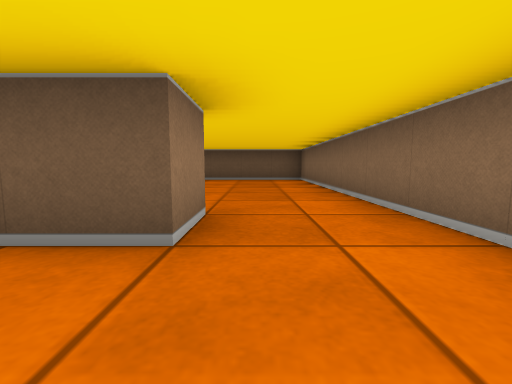
View 1 (above)

15 first-person views from a walk through a cub3D level. The camera is about half as high as the walls, tilts 6° down and sees 90° across. The floor is counted in squares. Each view is taken from the middle of a square. On the plan, view 1 faces up. The plan holds only what a view shows up to about 9 squares ahead; the rest is blank.

View 2
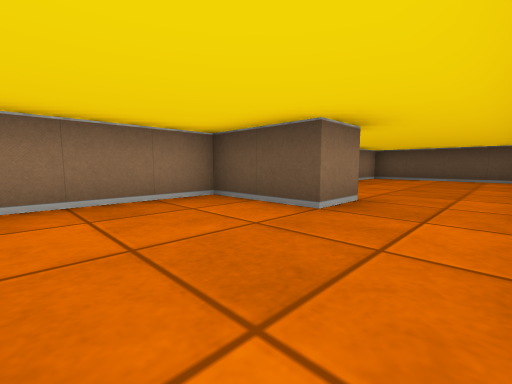

View 3
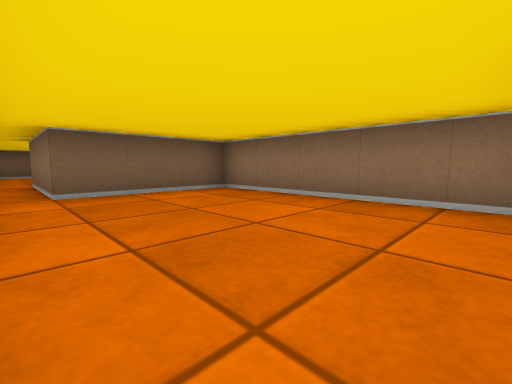

View 4
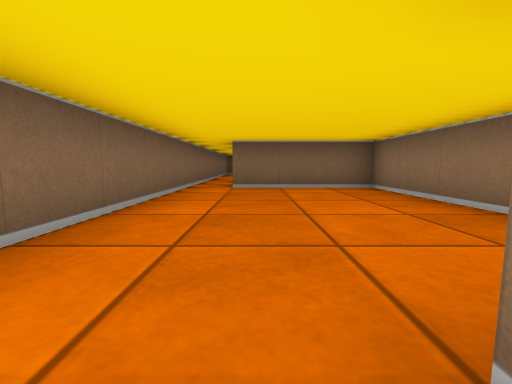

View 5
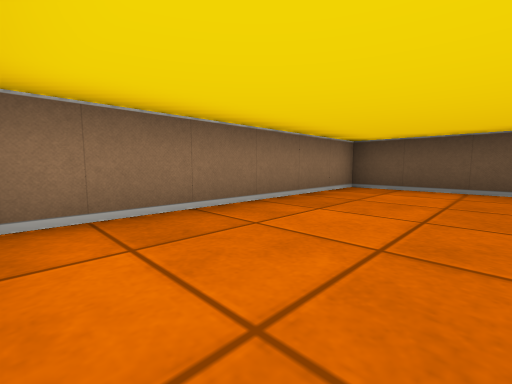

View 6
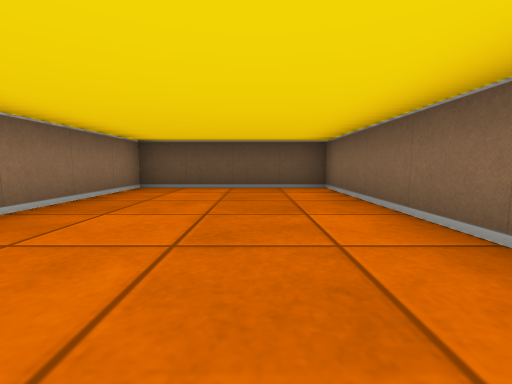

View 7
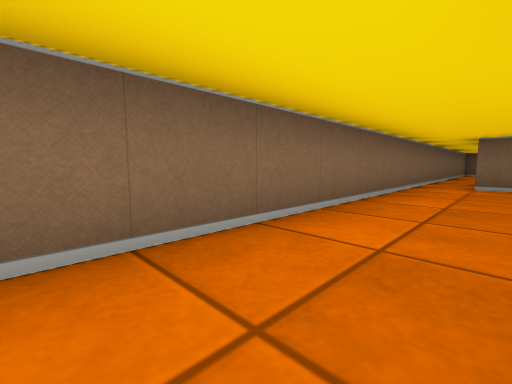

View 8
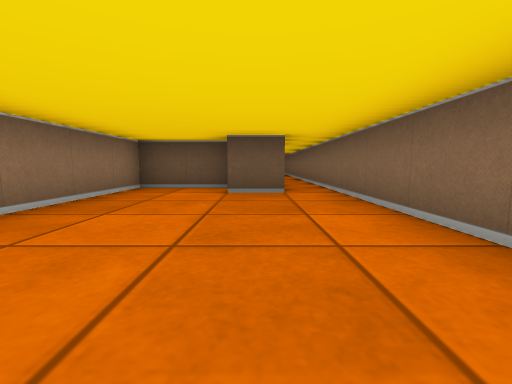

View 9
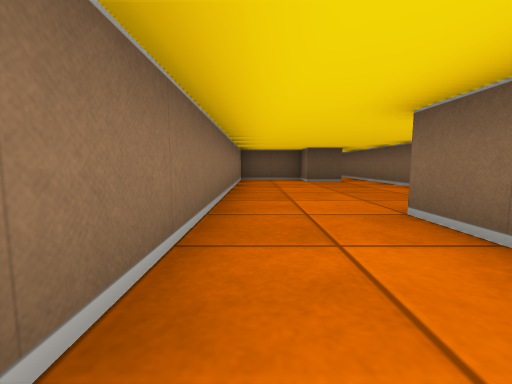

View 10
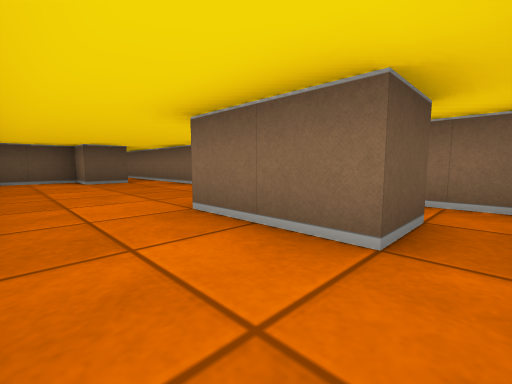

View 11
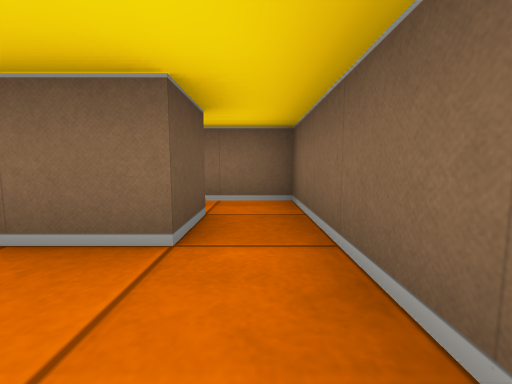

View 12
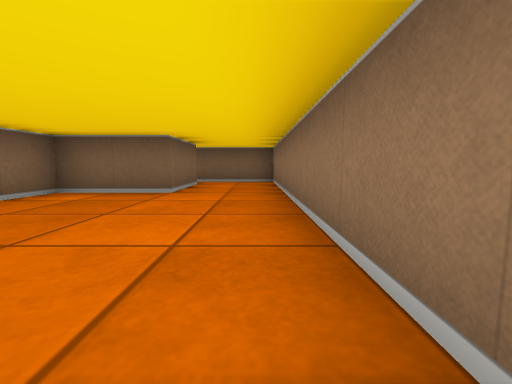

View 13
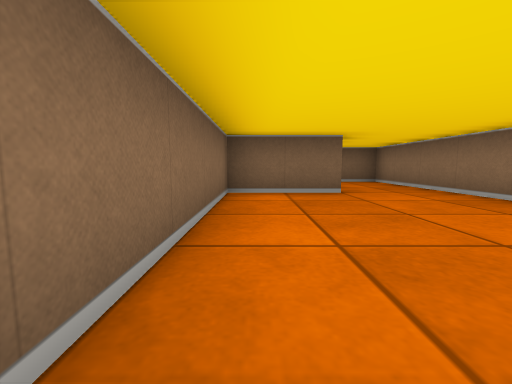

View 14
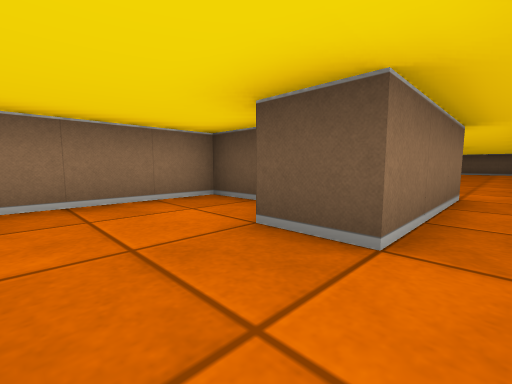

View 15
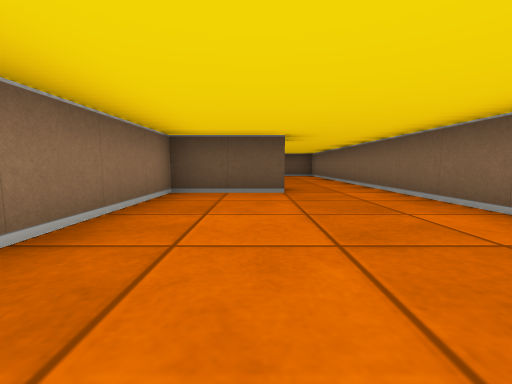

### Floor plan
Points are (right, up) in squares from view 1. A wall is a line through its corners. A room is listed if a view was taken in it or the views show most of it. See-through windows are left out.
Room 1 (views 1, 2, 3, 4, 15)
walls: (1.5, -3.5) (1.5, 2.5); (-0.5, 2.6) (-0.5, 1.5) (-2.5, 1.5) (-2.5, -3.5) (0.5, -3.5)
ways out: opening at (0.5, 2) to room 2; opening at (1, -4) to room 3
Room 2 (views 5, 6, 7)
walls: (1.5, 2.5) (1.5, 8.5) (-2.5, 8.5) (-2.5, 2.9)
ways out: opening at (0.5, 2) to room 1
Room 3 (views 8, 12, 13, 14)
walls: (-0.5, -13.5) (-0.5, -11.5) (1.5, -11.5) (1.5, -3.5); (0.5, -3.5) (0.5, -6.5) (-0.5, -6.5) (-0.5, -5.5) (-2.5, -5.5) (-2.5, -13.5)
ways out: opening at (1, -4) to room 1; opening at (-1.5, -12.5) to room 4
Room 4 (views 9, 10, 11)
walls: (0.6, -13.5) (-0.5, -13.5); (-2.5, -13.5) (-2.5, -14.5) (1.5, -14.5) (1.5, -13.2)
ways out: opening at (-1.5, -12.5) to room 3

Positions as (right, up) in squares from view 1, and headings:
1: (0, 0), facing up
2: (1, -1), facing up-left
3: (1, 1), facing down-left
4: (0, 2), facing down
5: (0, 3), facing up-left
6: (0, 3), facing up
7: (0, 3), facing down-right
8: (0, -11), facing up
9: (-2, -14), facing up
10: (-2, -14), facing up-right
11: (-2, -14), facing right
12: (-2, -7), facing down
13: (1, -7), facing down
14: (1, -8), facing up-left
15: (-1, -3), facing up
